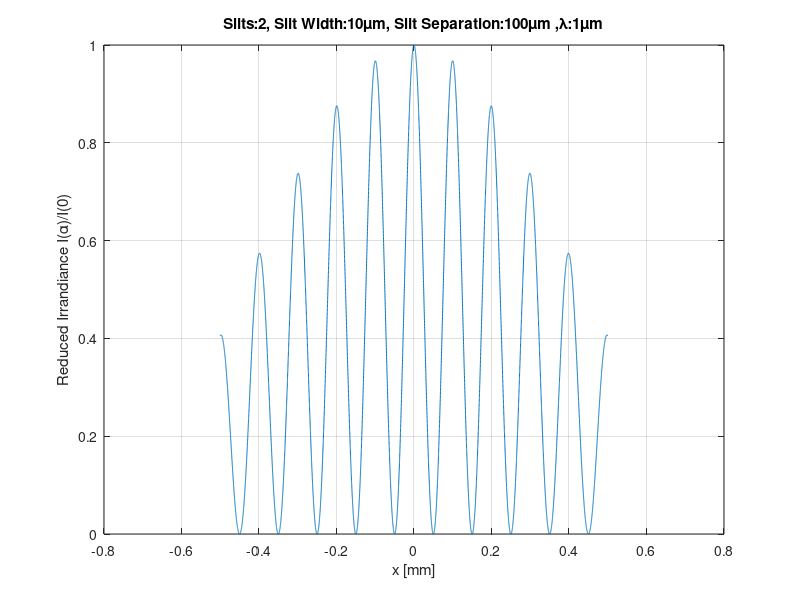

The MATLAB source for this figure:
clear all;
close all;
clc;
%% Chris May
% Lasers and Nonlinear Optics
% This script plots the theoretical intensity profile for N slits
% for Fraunhofer Diffraction

%% Theoretical
screen_location = 10; % mm
dx = 1e-5;
alpha = (-5000*dx:dx:5000*dx); % mm
% sorry about the units here, it just makes it look near unity
lambda = 1; % microns
k = 2*pi/lambda;
d = 10; % Slit Width microns
a = 100; % Slit Separation microns
N = 2;

I21 = sin(N*k*a*sin(alpha)/2).^2;
I22 = sin(k*a*sin(alpha)/2).^2;
I2 = I21./I22/N;

I11 = sin(k*d*sin(alpha)/2).^2;
I12 = (k*d*sin(alpha)/2).^2;
I1 = I11./I12/N;

string = strcat('Slits: ',num2str(N),', Slit Width: ',num2str(d),'\mum, Slit Separation: ',num2str(a),'\mum ,\lambda: ',num2str(lambda),'\mum');
plot(screen_location*alpha,I1.*I2)
xlabel('x [mm]')
ylabel('Reduced Irrandiance I(\alpha)/I(0)')
grid()
title(string)